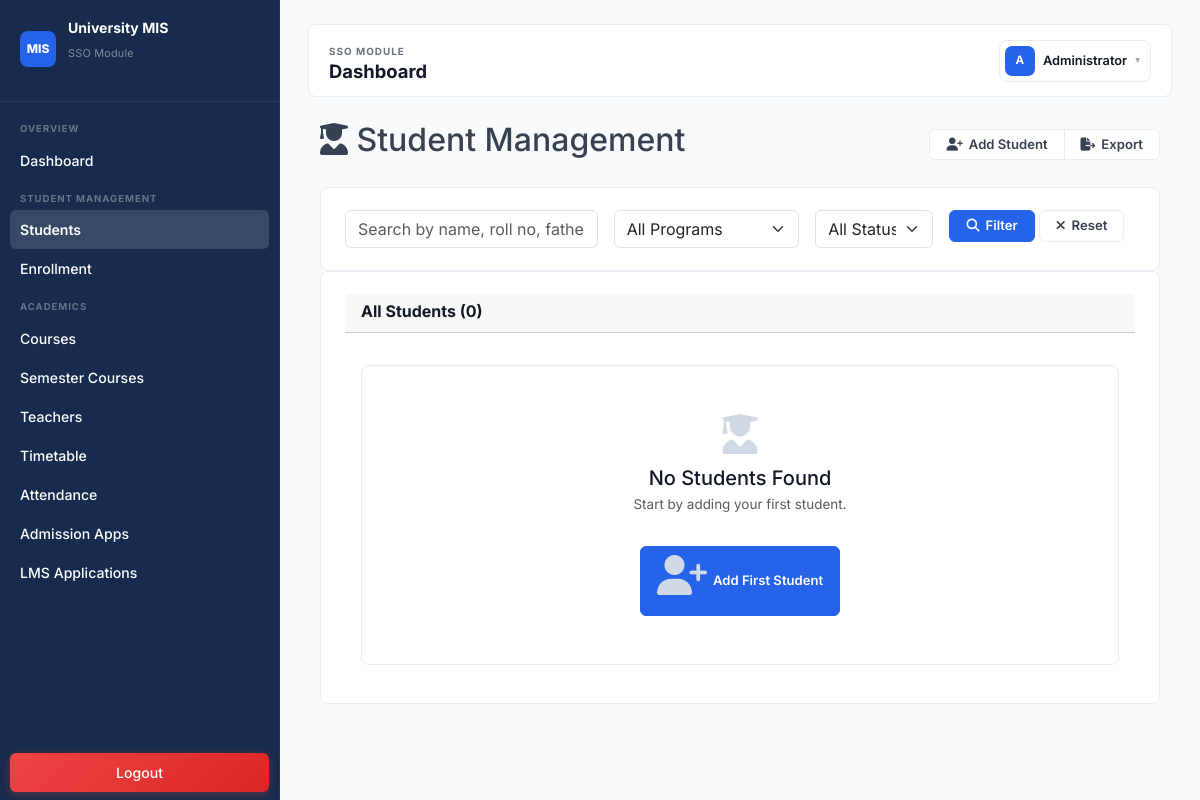
Before: /students/index.php (signed in) with the older database file.
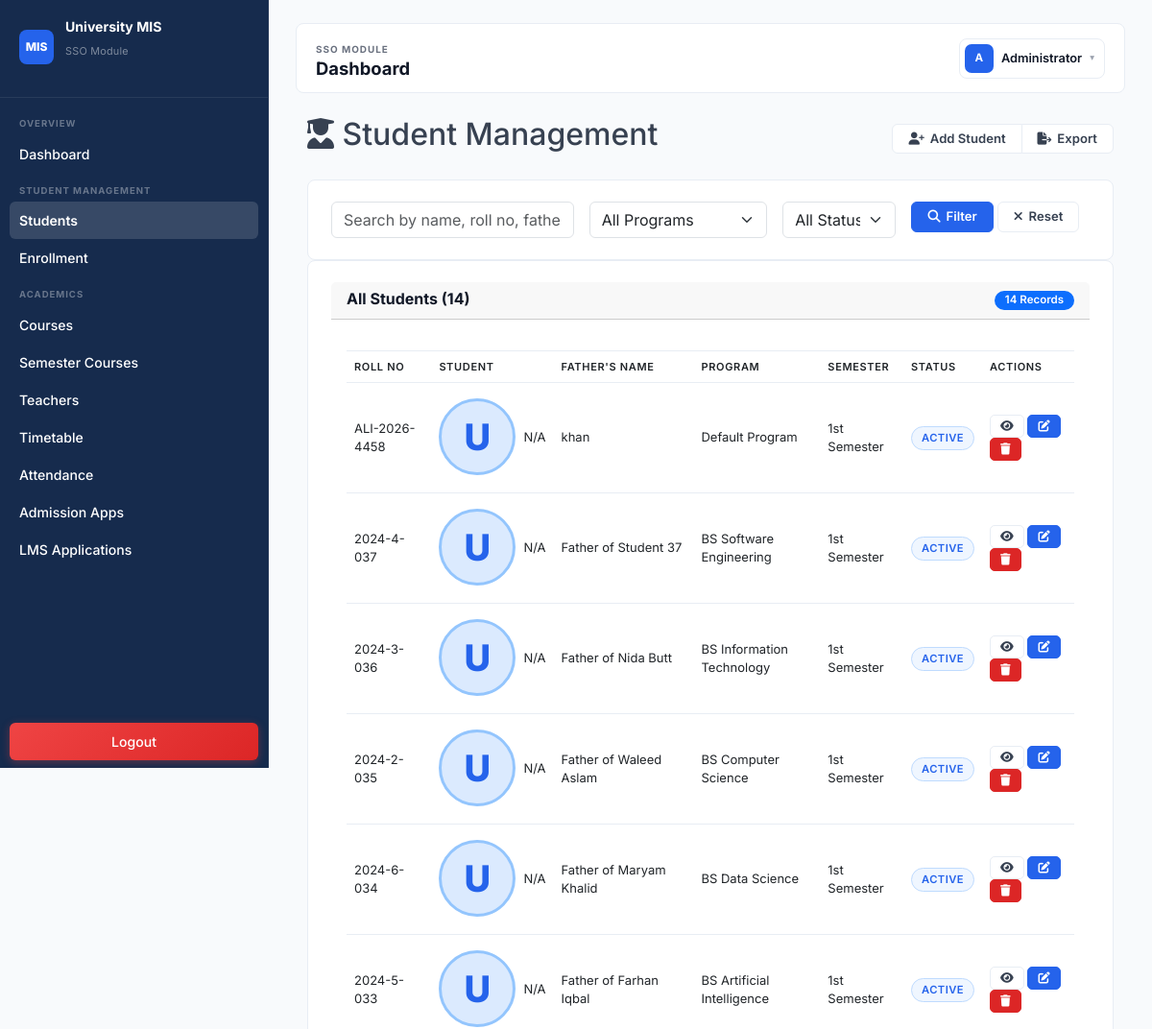
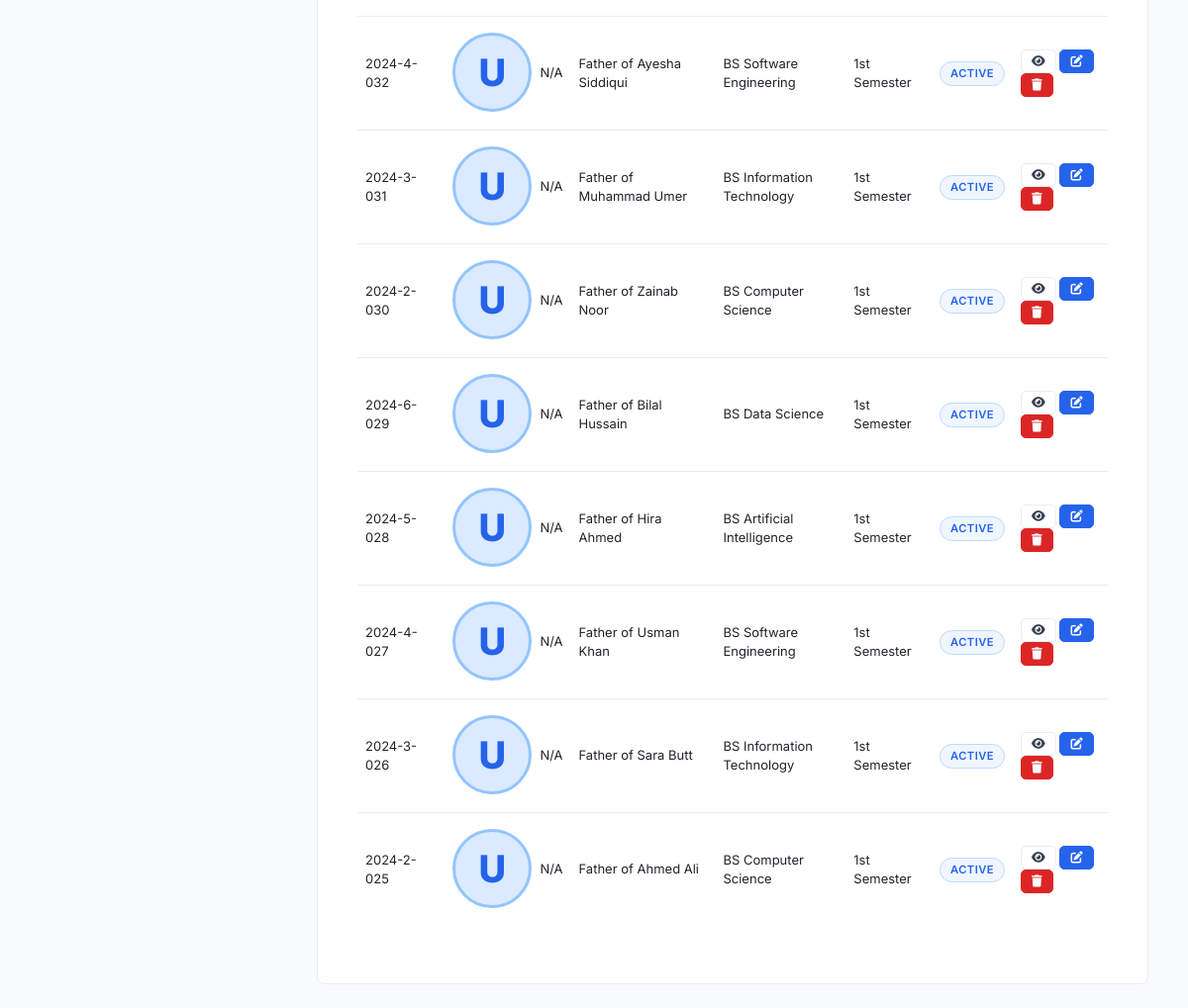
After: the same page with the newer database file (2 pictures, top to bottom).
### tables this page shows
CREATE TABLE `students` (
  `student_id` int(11) NOT NULL,
  `application_id` int(11) NOT NULL,
  `roll_no` varchar(30) DEFAULT NULL,
  `full_name` varchar(150) NOT NULL,
  `father_name` varchar(150) NOT NULL,
  `cnic_or_bform` varchar(20) DEFAULT NULL,
  `dob` date DEFAULT NULL,
  `gender` enum('Male','Female','Other') DEFAULT NULL,
  `contact_no` varchar(20) DEFAULT NULL,
  `email` varchar(150) DEFAULT NULL,
  `address` varchar(255) DEFAULT NULL,
  `program_id` int(11) NOT NULL,
  `admission_session_id` int(11) NOT NULL,
  `current_session_id` int(11) NOT NULL,
  `current_semester_id` int(11) NOT NULL,
  `batch_year` smallint(6) NOT NULL,
  `admission_date` date NOT NULL,
  `status` enum('Active','Freeze','Graduated','Dropped','Suspended') NOT NULL DEFAULT 'Active',
  `created_at` timestamp NOT NULL DEFAULT current_timestamp(),
  `updated_at` timestamp NOT NULL DEFAULT current_timestamp() ON UPDATE current_timestamp(),
  `user_id` int(11) DEFAULT NULL
);

CREATE TABLE `programs` (
  `program_id` int(11) NOT NULL,
  `program_name` varchar(100) NOT NULL,
  `program_code` varchar(20) NOT NULL,
  `department_id` int(11) DEFAULT NULL,
  `duration_years` tinyint(4) NOT NULL DEFAULT 4,
  `total_semesters` tinyint(4) NOT NULL DEFAULT 8,
  `status` enum('Active','Inactive') NOT NULL DEFAULT 'Active',
  `created_at` timestamp NOT NULL DEFAULT current_timestamp()
);

### students/index.php (the view, shortened to what the changed rows need)
<?php
if (!function_exists('getTableColumns')) {
    function getTableColumns($conn, $table) {
        try {
            $columns = [];
            $query = "SHOW COLUMNS FROM $table";
            $result = mysqli_query($conn, $query);
            if ($result) {
                while ($row = mysqli_fetch_assoc($result)) {
                    $columns[] = $row['Field'];
                }
            }
            return $columns;
        } catch (Exception $e) {
            return [];
        }
    }
}
global $conn;
$userColumns = getTableColumns($conn, 'users');
$hasUserPhone = in_array('phone', $userColumns);
$hasUserEmail = in_array('email', $userColumns);
$hasUserFullName = in_array('full_name', $userColumns);
$studentColumns = getTableColumns($conn, 'students');
$hasStudentUserId = in_array('user_id', $studentColumns);
$query = "SELECT s.*";
$query .= ", p.program_name, p.program_code";
if ($hasStudentUserId) {
    if ($hasUserFullName) {
        $query .= ", u.full_name";
    } else {
        $query .= ", NULL as full_name";
    }
    if ($hasUserEmail) {
        $query .= ", u.email";
    } else {
        $query .= ", NULL as email";
    }
    if ($hasUserPhone) {
        $query .= ", u.phone";
    } else {
        $query .= ", NULL as phone";
    }
} else {
    $query .= ", NULL as full_name, NULL as email, NULL as phone";
}
$query .= " FROM students s
          LEFT JOIN programs p ON s.program_id = p.program_id";
if ($hasStudentUserId) {
    $query .= " LEFT JOIN users u ON s.user_id = u.user_id";
}
$query .= " WHERE 1=1";
$query .= " ORDER BY s.student_id DESC";
$stmt = $conn->prepare($query);
$stmt->execute();
$result = $stmt->get_result();
$students = $result->fetch_all(MYSQLI_ASSOC);
include __DIR__ . '/../includes/header.php';
?>
    <div class="container-fluid">
        <div class="page-header">
            <h2><i class="fas fa-user-graduate"></i> Student Management</h2>
        </div>
        <div class="card">
            <div class="card-header d-flex justify-content-between align-items-center">
                <h5>All Students (<?php echo count($students); ?>)</h5>
                <?php if (count($students) > 0): ?>
                    <span class="badge bg-primary"><?php echo count($students); ?> records</span>
                <?php endif; ?>
            </div>
            <div class="card-body">
                <?php if (!empty($students)): ?>
                    <div class="table-responsive">
                        <table class="table table-hover datatable">
                            <thead>
                                <tr>
                                    <th>Roll No</th>
                                    <th>Student</th>
                                    <th>Father's Name</th>
                                    <th>Program</th>
                                    <th>Semester</th>
                                    <th>Status</th>
                                    <th>Actions</th>
                                </tr>
                            </thead>
                            <tbody>
                                <?php foreach ($students as $student): ?>
                                    <tr>
                                        <td>
                                            <span class="roll-badge">
                                                <?php echo htmlspecialchars($student['roll_no'] ?? 'N/A'); ?>
                                            </span>
                                        </td>
                                        <td>
                                            <div class="d-flex align-items-center">
                                                <div class="student-avatar me-2">
                                                    <?php echo strtoupper(substr($student['full_name'] ?? 'U', 0, 1)); ?>
                                                </div>
                                                <div>
                                                    <div><?php echo htmlspecialchars($student['full_name'] ?? 'N/A'); ?></div>
                                                </div>
                                            </div>
                                        </td>
                                        <td class="father-name">
                                            <?php echo htmlspecialchars($student['father_name'] ?? 'N/A'); ?>
                                        </td>
                                        <td>
                                            <?php echo htmlspecialchars($student['program_name'] ?? 'N/A'); ?>
                                        </td>
                                        <td>
                                            <?php
                                            $semester_num = $student['semester'] ?? 1;
                                            $ordinal = ['1st', '2nd', '3rd', '4th', '5th', '6th', '7th', '8th'];
                                            echo ($semester_num >= 1 && $semester_num <= 8)
                                                ? $ordinal[$semester_num - 1] . ' Semester'
                                                : 'Semester ' . $semester_num;
                                            ?>
                                        </td>
                                        <td>
                                            <?php
                                            $status_class = match($student['status']) {
                                                'active' => 'active',
                                                'confirmed' => 'confirmed',
                                                'pending' => 'pending',
                                                'inactive' => 'inactive',
                                                'graduated' => 'graduated',
                                                default => 'inactive'
                                            };
                                            ?>
                                            <span class="status-badge status-<?php echo $status_class; ?>">
                                                <?php echo ucfirst($student['status'] ?? 'N/A'); ?>
                                            </span>
                                        </td>
                                        <td class="table-actions">
                                            <a href="view.php?id=<?php echo $student['student_id']; ?>"
                                               class="btn btn-info btn-sm" title="View">
                                                <i class="fas fa-eye"></i>
                                            </a>
                                            <a href="edit.php?id=<?php echo $student['student_id']; ?>"
                                               class="btn btn-primary btn-sm" title="Edit">
                                                <i class="fas fa-edit"></i>
                                            </a>
                                            <a href="delete.php?id=<?php echo $student['student_id']; ?>"
                                               class="btn btn-danger btn-sm" title="Delete"
                                               onclick="return confirm('Are you sure you want to delete this student?')">
                                                <i class="fas fa-trash"></i>
                                            </a>
                                        </td>
                                    </tr>
                                <?php endforeach; ?>
                            </tbody>
                        </table>
                    </div>
                <?php else: ?>
                    <div class="empty-state">
                        <i class="fas fa-user-graduate"></i>
                        <h5>No Students Found</h5>
                        <p class="text-muted">Start by adding your first student.</p>
                        <a href="add.php" class="btn btn-primary mt-3">
                            <i class="fas fa-user-plus"></i> Add First Student
                        </a>
                    </div>
                <?php endif; ?>
            </div>
        </div>
    </div>
<?php include __DIR__ . '/../includes/footer.php'; ?>

Changed rows visible on the page:
added students: roll_no "ALI-2026-4458", full_name "U", full_name "N/A", father_name "khan", programs.program_name "Default Program", semester_num "1st", status "ACTIVE"
added students: roll_no "2024-4-037", full_name "U", full_name "N/A", father_name "Father of Student 37", programs.program_name "BS Software Engineering", semester_num "1st", status "ACTIVE"
added students: roll_no "2024-3-036", full_name "U", full_name "N/A", father_name "Father of Nida Butt", programs.program_name "BS Information Technology", semester_num "1st", status "ACTIVE"
added students: roll_no "2024-2-035", full_name "U", full_name "N/A", father_name "Father of Waleed Aslam", programs.program_name "BS Computer Science", semester_num "1st", status "ACTIVE"
added students: roll_no "2024-6-034", full_name "U", full_name "N/A", father_name "Father of Maryam Khalid", programs.program_name "BS Data Science", semester_num "1st", status "ACTIVE"
added students: roll_no "2024-5-033", full_name "U", full_name "N/A", father_name "Father of Farhan Iqbal", programs.program_name "BS Artificial Intelligence", semester_num "1st", status "ACTIVE"
added students: roll_no "2024-4-032", full_name "U", full_name "N/A", father_name "Father of Ayesha Siddiqui", programs.program_name "BS Software Engineering", semester_num "1st", status "ACTIVE"
added students: roll_no "2024-3-031", full_name "U", full_name "N/A", father_name "Father of Muhammad Umer", programs.program_name "BS Information Technology", semester_num "1st", status "ACTIVE"
added students: roll_no "2024-2-030", full_name "U", full_name "N/A", father_name "Father of Zainab Noor", programs.program_name "BS Computer Science", semester_num "1st", status "ACTIVE"
added students: roll_no "2024-6-029", full_name "U", full_name "N/A", father_name "Father of Bilal Hussain", programs.program_name "BS Data Science", semester_num "1st", status "ACTIVE"
added students: roll_no "2024-5-028", full_name "U", full_name "N/A", father_name "Father of Hira Ahmed", programs.program_name "BS Artificial Intelligence", semester_num "1st", status "ACTIVE"
added students: roll_no "2024-4-027", full_name "U", full_name "N/A", father_name "Father of Usman Khan", programs.program_name "BS Software Engineering", semester_num "1st", status "ACTIVE"
added students: roll_no "2024-3-026", full_name "U", full_name "N/A", father_name "Father of Sara Butt", programs.program_name "BS Information Technology", semester_num "1st", status "ACTIVE"
added students: roll_no "2024-2-025", full_name "U", full_name "N/A", father_name "Father of Ahmed Ali", programs.program_name "BS Computer Science", semester_num "1st", status "ACTIVE"
Other visible differences:
count($students): "0" → "14"
count($students): (not shown) → "14"
text no longer shown: "No Students Found Start by adding your first student. Add First Student"
text now shown: "Records ROLL NO STUDENT FATHER'S NAME PROGRAM SEMESTER STATUS ACTIONS"
